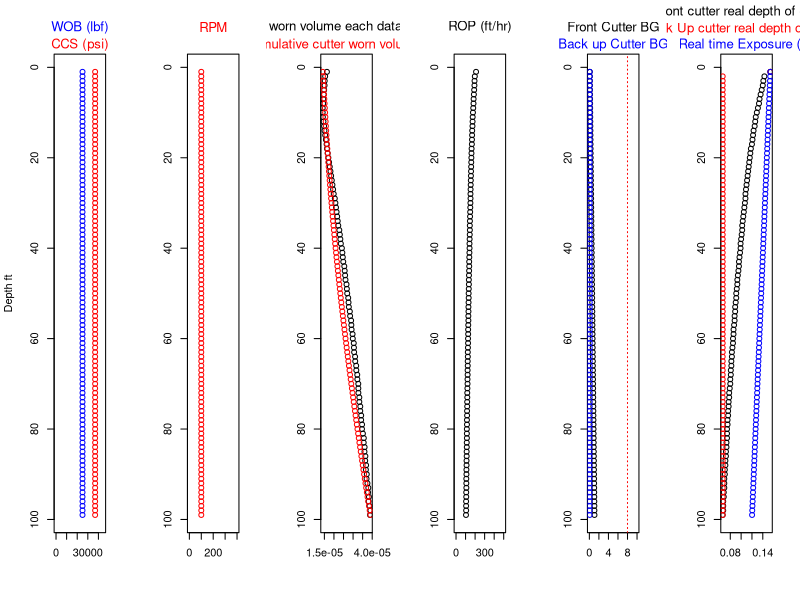

R code for this plot:
Db <- 8.5 #bit diameter
Re <- Db/((2^0.5)*2) # effective radius
Ce <- 1 # cutter front area efficiency
# WOB <- 25000 # weight on bit klbf
# RPM <- 100 #
# CCS <- 41000 # in psi
NOC <- 32 # number of cutters
Dc <- 0.5 # cutter diameter in inch
Rc <- Dc/2 #cutter radius in inch
BR <- 20 # Back Rake in angle
SR <- 0 # Side Rake in angle
wSTUD <- 0 # weight 1 STUD
wPDC <- 1 # weight 2 PDC
Emb_Length <- 0.2 # Cutter embedded length  
Lcutter <- 2 # cutter length in inch
CutterT <- 0.0276 # cutter thickness in inch
ROPcoff <- 300 # ROP coefficient  
BGThershold <- 8*(Lcutter-Emb_Length)*tan(BR*pi/180)/Dc

#---------------------------------------------
# Cutter Wear Flat Area Temprature parameters
# Tf <- 50 # fluid temprature in C
# kf <- 0.04 # cutter/rock friction coefficient
f <- 0.5 # thermal response function 
# alpha_f <- 1 # 
#---------------------------------------------
DataTimeInter <- 1 # sec
#-----------------------------BG Column

# BG <- read.csv("C:/Users/DASLAB Hareland 3/Desktop/R calc file/ROP drafts/BG.csv", header = T)
BG <- read.csv("../Drilling Simulator/Data_set/BG.csv", header = T)
BG <- 0.01*BG
Num_of_Data <- nrow(BG)
# BU_BG <- read.csv("C:/Users/DASLAB Hareland 3/Desktop/R calc file/ROP drafts/BU_BG.csv", header = T)
BU_BG <- read.csv("../Drilling Simulator/Data_set/BU_BG.csv", header = T)
BU_BG <- 0.01*BU_BG
Num_of_Data <- nrow(BU_BG)

EXPR_new <- 0.15 #Back up cutter exposed when both cutters are new
EXPR_realtime <- matrix(0,Num_of_Data,1)
colnames(EXPR_realtime) <- "inch"


#-----ROP (ft/hr)-----------------------------
ROP <- matrix(0,Num_of_Data,1)
ROP <- data.frame(ROP)
colnames(ROP) <- 'ROP (ft/hr)'
#----------------------------WOB Column
# WOB <- read.csv("C:/Users/DASLAB Hareland 3/Desktop/R calc file/ROP drafts/WOB.csv", header = T)
WOB <- read.csv("../Drilling Simulator/Data_set/WOB.csv", header = T)
WOC <- WOB/NOC
colnames(WOC) <- 'WOC,lbf'
#----------------------------RPM Column
# RPM <- read.csv("C:/Users/DASLAB Hareland 3/Desktop/R calc file/ROP drafts/RPM.csv", header = T)
RPM <- read.csv("../Drilling Simulator/Data_set/RPM.csv", header = T)
#----------------------------CCS Column
# CCS <- read.csv("C:/Users/DASLAB Hareland 3/Desktop/R calc file/ROP drafts/CCS.csv", header = T)
CCS <- read.csv("../Drilling Simulator/Data_set/CCS.csv", header = T)
#----------------------------Tf Column
# Tf <- read.csv("C:/Users/DASLAB Hareland 3/Desktop/R calc file/ROP drafts/Tf.csv", header = T)
Tf <- read.csv("../Drilling Simulator/Data_set/Tf.csv", header = T)
#----------------------------kf Column
# kf <- read.csv("C:/Users/DASLAB Hareland 3/Desktop/R calc file/ROP drafts/kf.csv", header = T)
kf <- read.csv("../Drilling Simulator/Data_set/Kf.csv", header = T)
#----------------------------alpha_f Column
# alpha_f <- read.csv("C:/Users/DASLAB Hareland 3/Desktop/R calc file/ROP drafts/alpha_f.csv", header = T)
alpha_f <- read.csv("../Drilling Simulator/Data_set/alpha_f.csv", header = T)
#----------------------------thermal response function 
# f <- read.csv("C:/Users/DASLAB Hareland 3/Desktop/R calc file/ROP drafts/f.csv", header = T)
f <- read.csv("../Drilling Simulator/Data_set/f.csv", header = T)
#----------------------------khf (w/cm/C) 
# khf <- read.csv("C:/Users/DASLAB Hareland 3/Desktop/R calc file/ROP drafts/khf.csv", header = T)
khf <- read.csv("../Drilling Simulator/Data_set/Khf.csv", header = T)
#----------------------------FN1 and FN2 
#normal forces on cutter and back up cutter
FN1 <- matrix(0,Num_of_Data,1)
colnames(FN1) <- "Lbf"
FN2 <- matrix(0,Num_of_Data,1)
colnames(FN2) <- "Lbf"
#=============Tw and BU_Tw
Tw <- matrix(0,Num_of_Data,1)
colnames(Tw) <- "c"
BU_Tw <- matrix(0,Num_of_Data,1)
colnames(BU_Tw) <- "c"

#-----Cutters work (base and backup)--
work1 <- matrix(0,Num_of_Data,1)
colnames(work1) <- "ft.Lbf"
work2 <- matrix(0,Num_of_Data,1)
colnames(work2) <- "ft.Lbf"
workT <- matrix(0,Num_of_Data,1)
colnames(workT) <- "ft.Lbf"
BU_work1 <- matrix(0,Num_of_Data,1)
colnames(BU_work1) <- "ft.Lbf"
BU_work2 <- matrix(0,Num_of_Data,1)
colnames(BU_work2) <- "ft.Lbf"
BU_workT <- matrix(0,Num_of_Data,1)
colnames(BU_workT) <- "ft.Lbf"

#average wear coff of PDC and STUD 1 and 2
#1
alphaAve <- matrix(0,Num_of_Data,1)
colnames(alphaAve) <- "(ft.Lbf)/inch3"
#2
BU_alphaAve <- matrix(0,Num_of_Data,1)
colnames(BU_alphaAve) <- "(ft.Lbf)/inch3"

#1
cutter_worn_vol_each_datapoint <- matrix(0,Num_of_Data,1)
colnames(cutter_worn_vol_each_datapoint) <- "inch3"
#2
BU_cutter_worn_vol_each_datapoint <- matrix(0,Num_of_Data,1)
colnames(BU_cutter_worn_vol_each_datapoint) <- "inch3"

#1
comulative_cutter_worn_vol <- matrix(0,Num_of_Data,1)
colnames(comulative_cutter_worn_vol) <- "inch3"
#2
BU_comulative_cutter_worn_vol <- matrix(0,Num_of_Data,1)
colnames(BU_comulative_cutter_worn_vol) <- "inch3"

wear_cof_PDC <- 350000000 # (ft.Lbf)/inch3 of pure PDC material
wear_cof_STUD <- 20000 # (ft.Lbf)/inch3 of pure STUD material

#----------------------------Cutter Velocity (m/s) Column
Cutter_Velocity <- 2*pi*RPM*Re*0.0254/60
colnames(Cutter_Velocity) <- 'Cutter_Velocity,m/s'
#----------------------------cutter wear flat length,L (cm) Column
cutter_wearflat_length <- (BG*Dc/8)/sin(pi*BR/180)*2.54
colnames(cutter_wearflat_length) <- 'cutter_wearflat_length,cm'
BU_cutter_wearflat_length <- (BU_BG*Dc/8)/sin(pi*BR/180)*2.54
colnames(BU_cutter_wearflat_length) <- 'BU_cutter_wearflat_length,cm'

NeedToCovered <- (WOB/NOC)/(CCS)
colnames(NeedToCovered) <- 'NeedToCovered'
Max_DOC_OnCutterFace <- (Dc)*cos(BR*pi/180) 
Max_DOC <- Max_DOC_OnCutterFace*cos(BR*pi/180)

#-------------------------------------------------------------------------
BGDc8 <- BG*Dc/8
colnames(BGDc8) <- 'BGDc8'
BGDc8Cos <- BGDc8*cos(BR*pi/180)
colnames(BGDc8Cos) <- 'BGDc8Cos'

BU_BGDc8 <- BU_BG*Dc/8
colnames(BU_BGDc8) <- 'BU_BGDc8'
BU_BGDc8Cos <- BU_BGDc8*cos(BR*pi/180)
colnames(BU_BGDc8Cos) <- 'BU_BGDc8Cos'

#difference between weighted area beneath the cutter and needed area to be covered
Diff_AwW_T_NeedToCovered <- 0 -NeedToCovered
colnames(Diff_AwW_T_NeedToCovered) <- 'Diff_AwW_T_NeedToCovered'

#-------------------------------------------------------------------------
#finding the depth of cut and BG/BU_BG
DOC_accuracy <- 0.0001 # accuracy for finding depth of cut
StepSize <- 0.001

wornVol_accuracy <- 0.0001 #cutter worn volume acuracy
addBG <- 0.01
#===================Cutter #1==================
#==============================================
DOC_real <- matrix(0,nrow=Num_of_Data,ncol=1)
AH_Matrix <- matrix(0,nrow=Num_of_Data,ncol=1)
AV_Matrix <- matrix(0,nrow=Num_of_Data,ncol=1)
DepthOfCut_P <- matrix(0,nrow=Num_of_Data,ncol=1)
DOC_OCF <- matrix(0,nrow=Num_of_Data,ncol=1)
AOCFClean <- matrix(0,nrow=Num_of_Data,ncol=1)
AWOBG <- matrix(0,nrow=Num_of_Data,ncol=1)
ACT <- matrix(0,nrow=Num_of_Data,ncol=1)
AH <- matrix(0,nrow=Num_of_Data,ncol=1)
AV <- matrix(0,nrow=Num_of_Data,ncol=1)
AwTotal <- matrix(0,nrow=Num_of_Data,ncol=1)
AwPDC <- matrix(0,nrow=Num_of_Data,ncol=1)
AwSTUD <- matrix(0,nrow=Num_of_Data,ncol=1)

#==============================================
#==============================================
#===================Cutter #2==================
#==============================================
BU_DOC_real <- matrix(0,nrow=Num_of_Data,ncol=1)
BU_AH_Matrix <- matrix(0,nrow=Num_of_Data,ncol=1)
BU_AV_Matrix <- matrix(0,nrow=Num_of_Data,ncol=1)
BU_DepthOfCut_P <- matrix(0,nrow=Num_of_Data,ncol=1)
BU_DOC_OCF <- matrix(0,nrow=Num_of_Data,ncol=1)
BU_AOCFClean <- matrix(0,nrow=Num_of_Data,ncol=1)
BU_AWOBG <- matrix(0,nrow=Num_of_Data,ncol=1)
BU_ACT <- matrix(0,nrow=Num_of_Data,ncol=1)
BU_AH <- matrix(0,nrow=Num_of_Data,ncol=1)
BU_AV <- matrix(0,nrow=Num_of_Data,ncol=1)
BU_AwTotal <- matrix(0,nrow=Num_of_Data,ncol=1)
BU_AwPDC <- matrix(0,nrow=Num_of_Data,ncol=1)
BU_AwSTUD <- matrix(0,nrow=Num_of_Data,ncol=1)
#==============================================
#==============================================

#1
cwv <- 0 # cutter worn volume counter "comulative"
#2
BU_cwv <- 0 # cutter worn volume counter "comulative" for back up cutter





























for (i in 1:Num_of_Data){
  
  
  # sprintf("i number is = %i", i) 
  
  DepthOfCut_P[i,1] <- BGDc8Cos[i,1]
  colnames(DepthOfCut_P) <- 'DepthOfCut_P'
  BU_DepthOfCut_P[i,1] <- BU_BGDc8Cos[i,1]
  colnames(BU_DepthOfCut_P) <- 'BU_DepthOfCut_P'
  j <- 0
  
  while(DepthOfCut_P[i,1] < Max_DOC && Diff_AwW_T_NeedToCovered[i,1] < DOC_accuracy){
    
    j <- j+1
    
    
    DepthOfCut_P[i,1] <- DepthOfCut_P[i,1] + StepSize
    
    cat("i=",i,"and J=",j, "\n")
    
    #=======================Cutter #1=========================
    #=========================================================
    #=========================================================
    #=========================================================
    #=========================================================
    
    DOC_OCF[i,1] <- DepthOfCut_P[i,1]/(cos(BR*pi/180));# print(DOC_OCF[1,1])
    colnames(DOC_OCF) <- 'DOC_OCF'
    # AreaOnCutterFaceClean = AOCFC
    AOCFClean[i,1] <- (Rc^2)*acos((Rc-DOC_OCF[i,1])/Rc)-(Rc-DOC_OCF[i,1])*(2*Rc*DOC_OCF[i,1]-(DOC_OCF[i,1])^2)^0.5;# print(AOCFClean[1,1])
    colnames(AOCFClean) <- 'AOCFClean'
    # AreaWornOutBG = AWOBG # worn out area on cutter face
    AWOBG[i,1] <- (Rc^2)*acos((Rc-BGDc8[i,1])/Rc)-(Rc-BGDc8[i,1])*(2*Rc*BGDc8[i,1]-(BGDc8[i,1])^2)^0.5; #print(AWOBG[1,1])
    colnames(AWOBG) <- 'AWOBG'
    #Area Cut Total = ACT # total aera on cutter face
    ACT[i,1] <- AOCFClean[i,1] -AWOBG[i,1]
    colnames(ACT) <- 'ACT'
    # area beneath the cutter
    AH[i,1] <- ACT[i,1]*sin(BR*pi/180)
    colnames(AH) <- 'AH'
    # area infront of cutter
    AV[i,1] <- ACT[i,1]*cos(BR*pi/180)*cos(SR*pi/180)
    colnames(AV) <- 'AV'
    
    #-----------------------------------------
    #calc for Aw total
    Aw1 <- (BG[i,1]*Dc/8)*cos(BR*pi/180)
    Aw2 <- (Aw1-Lcutter*cos((90-BR)*pi/180))/sin((90-BR)*pi/180)
    if (Aw2<0){Aw3 <- 0} else {Aw3 <- Aw2}
    Aw4 <- Aw1/sin((90-BR)*pi/180)
    if (Aw4<Dc){Aw5 <- Aw4} else {Aw5 <- Dc}
    Aw6 <- (Aw5-Rc)/Rc
    Aw7 <- (Aw3-Rc)/Rc
    Aw8 <- (Aw5-Rc)
    Aw9 <- (Aw3-Rc)
    Aw10 <- ((2*Rc*Aw5-Aw5^2)^0.5)/(Rc)^2
    Aw11 <- ((2*Rc*Aw3-Aw3^2)^0.5)/(Rc)^2
    Aw12 <- (Rc^2/2)*(asin(Aw6)+Aw8*Aw10)
    Aw13 <- (Rc^2/2)*(asin(Aw7)+Aw9*Aw11)
    Aw14 <- (Aw12-Aw13)*(2/cos((90-BR)*pi/180))
    AwTotal[i,1] <- Aw14
    
    AwPDC1 <- (BG[i,1]*Dc/8)*cos(BR*pi/180)
    AwPDC2 <- (Aw1-CutterT*cos((90-BR)*pi/180))/sin((90-BR)*pi/180)
    if (AwPDC2<0){AwPDC3 <- 0} else {AwPDC3 <- AwPDC2}
    AwPDC4 <- AwPDC1/sin((90-BR)*pi/180)
    if (AwPDC4<Dc){AwPDC5 <- AwPDC4} else {AwPDC5 <- Dc}
    AwPDC6 <- (AwPDC5-Rc)/Rc
    AwPDC7 <- (AwPDC3-Rc)/Rc
    AwPDC8 <- (AwPDC5-Rc)
    AwPDC9 <- (AwPDC3-Rc)
    AwPDC10 <- ((2*Rc*AwPDC5-AwPDC5^2)^0.5)/(Rc)^2
    AwPDC11 <- ((2*Rc*AwPDC3-AwPDC3^2)^0.5)/(Rc)^2
    AwPDC12 <- (Rc^2/2)*(asin(AwPDC6)+AwPDC8*AwPDC10)
    AwPDC13 <- (Rc^2/2)*(asin(AwPDC7)+AwPDC9*AwPDC11)
    AwPDC14 <- (AwPDC12-AwPDC13)*(2/cos((90-BR)*pi/180))
    AwPDC[i,1] <- AwPDC14
    
    AwSTUD[i,1] <- AwTotal[i,1]-AwPDC[i,1]
    AwW <- wSTUD*AwSTUD[i,1] + wPDC*AwPDC[i,1] + AH[i,1]
    #=========================================================
    #=========================================================
    #=========================================================
    #=========================================================
    #=======================Cutter #2=========================
    
    EXPR_realtime[i,1] <- EXPR_new - BGDc8Cos[i,1] + BU_BGDc8Cos[i,1]
    
    if (DepthOfCut_P[i,1] > EXPR_new+BU_BGDc8Cos[i,1]){
      
      BU_DepthOfCut_P[i,1] <- DepthOfCut_P[i,1] - EXPR_new
      
      BU_DOC_OCF[i,1] <- BU_DepthOfCut_P[i,1]/(cos(BR*pi/180))
      colnames(BU_DOC_OCF) <- 'BU_DOC_OCF'
      # AreaOnCutterFaceClean = AOCFC
      BU_AOCFClean[i,1] <- (Rc^2)*acos((Rc-BU_DOC_OCF[i,1])/Rc)-(Rc-BU_DOC_OCF[i,1])*(2*Rc*BU_DOC_OCF[i,1]-(BU_DOC_OCF[i,1])^2)^0.5
      colnames(BU_AOCFClean) <- 'BU_AOCFClean'
      # AreaWornOutBG = AWOBG # worn out area on cutter face
      BU_AWOBG[i,1] <- (Rc^2)*acos((Rc-BU_BGDc8[i,1])/Rc)-(Rc-BU_BGDc8[i,1])*(2*Rc*BU_BGDc8[i,1]-(BU_BGDc8[i,1])^2)^0.5
      colnames(BU_AWOBG) <- 'BU_AWOBG'
      #Area Cut Total = ACT # total aera on cutter face
      BU_ACT[i,1] <- BU_AOCFClean[i,1] -BU_AWOBG[i,1]
      colnames(BU_ACT) <- 'BU_ACT'
      # area beneath the cutter
      BU_AH[i,1] <- BU_ACT[i,1]*sin(BR*pi/180)
      colnames(BU_AH) <- 'BU_AH'
      # area infront of cutter
      BU_AV[i,1] <- BU_ACT[i,1]*cos(BR*pi/180)*cos(SR*pi/180)
      colnames(BU_AV) <- 'BU_AV'
      
      #-----------------------------------------
      #calc for Aw total
      BU_Aw1 <- (BU_BG[i,1]*Dc/8)*cos(BR*pi/180)
      BU_Aw2 <- (BU_Aw1-Lcutter*cos((90-BR)*pi/180))/sin((90-BR)*pi/180)
      if (BU_Aw2<0){BU_Aw3 <- 0} else {BU_Aw3 <- BU_Aw2}
      BU_Aw4 <- BU_Aw1/sin((90-BR)*pi/180)
      if (BU_Aw4<Dc){BU_Aw5 <- BU_Aw4} else {BU_Aw5 <- Dc}
      BU_Aw6 <- (BU_Aw5-Rc)/Rc
      BU_Aw7 <- (BU_Aw3-Rc)/Rc
      BU_Aw8 <- (BU_Aw5-Rc)
      BU_Aw9 <- (BU_Aw3-Rc)
      BU_Aw10 <- ((2*Rc*BU_Aw5-BU_Aw5^2)^0.5)/(Rc)^2
      BU_Aw11 <- ((2*Rc*BU_Aw3-BU_Aw3^2)^0.5)/(Rc)^2
      BU_Aw12 <- (Rc^2/2)*(asin(BU_Aw6)+BU_Aw8*BU_Aw10)
      BU_Aw13 <- (Rc^2/2)*(asin(BU_Aw7)+BU_Aw9*BU_Aw11)
      BU_Aw14 <- (BU_Aw12-BU_Aw13)*(2/cos((90-BR)*pi/180))
      BU_AwTotal[i,1] <- BU_Aw14
      
      BU_AwPDC1 <- (BU_BG[i,1]*Dc/8)*cos(BR*pi/180)
      BU_AwPDC2 <- (BU_Aw1-CutterT*cos((90-BR)*pi/180))/sin((90-BR)*pi/180)
      if (BU_AwPDC2<0){BU_AwPDC3 <- 0} else {BU_AwPDC3 <- BU_AwPDC2}
      BU_AwPDC4 <- BU_AwPDC1/sin((90-BR)*pi/180)
      if (BU_AwPDC4<Dc){BU_AwPDC5 <- BU_AwPDC4} else {BU_AwPDC5 <- Dc}
      BU_AwPDC6 <- (BU_AwPDC5-Rc)/Rc
      BU_AwPDC7 <- (BU_AwPDC3-Rc)/Rc
      BU_AwPDC8 <- (BU_AwPDC5-Rc)
      BU_AwPDC9 <- (BU_AwPDC3-Rc)
      BU_AwPDC10 <- ((2*Rc*BU_AwPDC5-BU_AwPDC5^2)^0.5)/(Rc)^2
      BU_AwPDC11 <- ((2*Rc*BU_AwPDC3-BU_AwPDC3^2)^0.5)/(Rc)^2
      BU_AwPDC12 <- (Rc^2/2)*(asin(BU_AwPDC6)+BU_AwPDC8*BU_AwPDC10)
      BU_AwPDC13 <- (Rc^2/2)*(asin(BU_AwPDC7)+BU_AwPDC9*BU_AwPDC11)
      BU_AwPDC14 <- (BU_AwPDC12-BU_AwPDC13)*(2/cos((90-BR)*pi/180))
      BU_AwPDC[i,1] <- BU_AwPDC14
      
      BU_AwSTUD[i,1] <- BU_AwTotal[i,1]-BU_AwPDC[i,1]
      BU_AwW <- wSTUD*BU_AwSTUD[i,1] + wPDC*BU_AwPDC[i,1] + BU_AH[i,1]
      
      
    } 
    else{
      
      BU_AwW <- 0
      
    }
    
    #=========================================================
    #=========================================================
    #=========================================================
    #=========================================================
    #=========================================================
    
    
    AwW_T=AwW+BU_AwW #total weighted area beneath the cutter
    Diff_AwW_T_NeedToCovered[i,1] <- AwW_T -NeedToCovered[i,1]
    # DepthOfCut_P[i,1] <- DepthOfCut_P[i,1] + StepSize
    #-------------------------------------------------------------------------
    
  }
  
  
  
  
  
  
  DOC_real[i,1] <- DepthOfCut_P[i,1]- BGDc8Cos[i,1]
  colnames(DOC_real) <- 'DOC_real'
  AH_Matrix[i,1] <- AH[i,1]
  colnames(AH) <- 'AH'
  AV_Matrix[i,1] <- AV[i,1]
  colnames(AV) <- 'AV'
  FN1[i,1] <- AwW/AwW_T
  
  if (DepthOfCut_P[i,1] > EXPR_new+BU_BGDc8Cos[i,1]){
    
    BU_DOC_real[i,1] <- BU_DepthOfCut_P[i,1]- BU_BGDc8Cos[i,1]
    colnames(BU_DOC_real) <- 'BU_DOC_real'
    BU_AH_Matrix[i,1] <- BU_AH[i,1]
    colnames(BU_AH) <- 'BU_AH'
    BU_AV_Matrix[i,1] <- BU_AV[i,1]
    colnames(BU_AV) <- 'BU_AV'
    FN2[i,1] <- BU_AwW/AwW_T
    
  }
  else{
    
    BU_DOC_real[i,1] <- 0
    colnames(BU_DOC_real) <- 'BU_DOC_real'
    BU_AH_Matrix[i,1] <- 0
    colnames(BU_AH) <- 'BU_AH'
    BU_AV_Matrix[i,1] <- 0
    colnames(BU_AV) <- 'BU_AV'
    FN2[i,1] <- 0
    
  }
  
  
  
  ROP[i,1] <- ROPcoff*(5*RPM[i,1]*Re*Ce*((AV_Matrix[i,1]+BU_AV_Matrix[i,1])/2)/(pi*Db*Db/4))
  
  
  
  
  
  
  
  #============================================WEAR AND TEMPRATURE================================================
  #============================================WEAR AND TEMPRATURE================================================
  #============================================WEAR AND TEMPRATURE================================================
  #============================================WEAR AND TEMPRATURE================================================
  #============================================WEAR AND TEMPRATURE================================================
  #============================================WEAR AND TEMPRATURE================================================
  
  if (EXPR_realtime[i,1] > 0){
    # calculations for cutter 1 and 2 for temprature and wear when the EXPR is not zero. Cutters are not in the same level.
    
    
    
    
    # for cutter 1
    ##############
    ##############
    ##############
    ##############
    cutter_wearflat_length[i,1] <- (BG[i,1]*Dc/8)/sin(pi*BR/180)*2.54
    colnames(cutter_wearflat_length) <- 'cutter_wearflat_length,cm'
    
    Tw[i,1] <- Tf[i,1]+((kf[i,1]*(FN1[i,1]*WOC[i,1])*Cutter_Velocity[i,1]*f[i,1])/(AwTotal[i,1]*6.4516))*
      ((1+(3*(pi^0.5)/4)*f[i,1]*khf[i,1]*(Cutter_Velocity[i,1]/(cutter_wearflat_length[i,1]*alpha_f[i,1]))^0.5)^-1)
    
    #============================================================wear function
    work1[i,1] <- (0.083*kf[i,1]*(FN1[i,1]*WOC[i,1])*RPM[i,1]*(2*pi*Re))*(DataTimeInter/60)
    work2[i,1] <- (0.083*Ce*AV_Matrix[i,1]*(2*pi*Re)*RPM[i,1]*CCS[i,1])*(DataTimeInter/60)
    workT[i,1] <- work1[i,1] + work2[i,1]
    alphaAve[i,1] <- (AwPDC[i,1]/AwTotal[i,1])*wear_cof_PDC+(AwSTUD[i,1]/AwTotal[i,1])*wear_cof_STUD
    cutter_worn_vol_each_datapoint[i,1] <- workT[i,1]/alphaAve[i,1]
    
    cwv <- cutter_worn_vol_each_datapoint[i,1]+ cwv
    comulative_cutter_worn_vol[i,1] <- cwv
    
    #calculate the BG by reverse cutter volume equation
    
    V_total_worn_theory <- 0
    
    while(V_total_worn_theory - comulative_cutter_worn_vol[i,1] < wornVol_accuracy){
      
      
      if (i==1){
        BG[i,1] <- BG[i,1] + addBG 
        
        
        V_total_worn_theory <- (-1)*((((Dc/2)^3)/tan(pi*BR/180))*
                                       ((((Dc/2)-(BG[i,1]*Dc/8))/(Dc/2))*acos((((Dc/2)-(BG[i,1]*Dc/8))/(Dc/2)))-
                                          ((1-((((Dc/2)-(BG[i,1]*Dc/8))/(Dc/2)))^2))^0.5)+(((Dc/2)^3)/3*tan(pi*BR/180))*
                                       ((1-((((Dc/2)-(BG[i,1]*Dc/8))/(Dc/2)))^2)^0.5)^3)
        
        cat("i==1 and For i=",i,"///   BG=",BG[i,1]," ///   CTWV=",comulative_cutter_worn_vol[i,1],
            "///   theoryV=",V_total_worn_theory,"///   diff=",V_total_worn_theory - comulative_cutter_worn_vol[i,1], "\n")
        
      } 
      else{
        BG[i,1] <- BG[i-1,1] + addBG
        
        # cat("BG=",BG[i,1])
        
        V_total_worn_theory <- (-1)*((((Dc/2)^3)/tan(pi*BR/180))*
                                       ((((Dc/2)-(BG[i,1]*Dc/8))/(Dc/2))*acos((((Dc/2)-(BG[i,1]*Dc/8))/(Dc/2)))-
                                          ((1-((((Dc/2)-(BG[i,1]*Dc/8))/(Dc/2)))^2))^0.5)+(((Dc/2)^3)/3*tan(pi*BR/180))*
                                       ((1-((((Dc/2)-(BG[i,1]*Dc/8))/(Dc/2)))^2)^0.5)^3)
        
        cat("i==1 and For i=",i,"///   BG=",BG[i,1]," ///   CTWV=",comulative_cutter_worn_vol[i,1],
            "///   theoryV=",V_total_worn_theory,"///   diff=",V_total_worn_theory - comulative_cutter_worn_vol[i,1], "\n")
        
      }
    }
    #update BG that is used for next ROP calculations
    BG[i+1,1] <- BG[i,1]
    
    
    
    
    
    
    
    
    
    
    
    
    
    
    #for cutter 2 or back up cutter ==== if it is engaged with formation or NOT
    ##############
    ##############
    ##############
    ##############
    
    if (DepthOfCut_P[i,1] > EXPR_new+BU_BGDc8Cos[i,1]){
      
      BU_cutter_wearflat_length[i,1] <- (BU_BG[i,1]*Dc/8)/sin(pi*BR/180)*2.54
      colnames(BU_cutter_wearflat_length) <- 'BU_cutter_wearflat_length,cm'
      
      BU_Tw[i,1] <- Tf[i,1]+((kf[i,1]*(FN2[i,1]*WOC[i,1])*Cutter_Velocity[i,1]*f[i,1])/(BU_AwTotal[i,1]*6.4516))*
        ((1+(3*(pi^0.5)/4)*f[i,1]*khf[i,1]*(Cutter_Velocity[i,1]/(BU_cutter_wearflat_length[i,1]*alpha_f[i,1]))^0.5)^-1)
      
      #============================================================wear function
      BU_work1[i,1] <- (0.083*kf[i,1]*(FN2[i,1]*WOC[i,1])*RPM[i,1]*(2*pi*Re))*(DataTimeInter/60)
      BU_work2[i,1] <- (0.083*Ce*BU_AV_Matrix[i,1]*(2*pi*Re)*RPM[i,1]*CCS[i,1])*(DataTimeInter/60)
      BU_workT[i,1] <- BU_work1[i,1] + BU_work2[i,1]
      BU_alphaAve[i,1] <- (BU_AwPDC[i,1]/BU_AwTotal[i,1])*wear_cof_PDC+(BU_AwSTUD[i,1]/BU_AwTotal[i,1])*wear_cof_STUD
      BU_cutter_worn_vol_each_datapoint[i,1] <- BU_workT[i,1]/BU_alphaAve[i,1]
      
      BU_cwv <- BU_cutter_worn_vol_each_datapoint[i,1]+ BU_cwv
      BU_comulative_cutter_worn_vol[i,1] <- BU_cwv
      
      #calculate the BU_BG by reverse cutter volume equation
      # wornVol_accuracy <- 0.001
      BU_V_total_worn_theory <- 0
      
      while(BU_V_total_worn_theory - BU_comulative_cutter_worn_vol[i,1] < wornVol_accuracy){
        
        if (i==1){
          BU_BG[i,1] <- BU_BG[i,1] + addBG
          
          BU_V_total_worn_theory <- (-1)*((((Dc/2)^3)/tan(pi*BR/180))*
                                            ((((Dc/2)-(BU_BG[i,1]*Dc/8))/(Dc/2))*acos((((Dc/2)-(BU_BG[i,1]*Dc/8))/(Dc/2)))-
                                               ((1-((((Dc/2)-(BU_BG[i,1]*Dc/8))/(Dc/2)))^2))^0.5)+(((Dc/2)^3)/3*tan(pi*BR/180))*
                                            ((1-((((Dc/2)-(BU_BG[i,1]*Dc/8))/(Dc/2)))^2)^0.5)^3)
          
          cat("i==1 and For i=",i,"///   BG=",BG[i,1]," ///   CTWV=",comulative_cutter_worn_vol[i,1],
              "///   theoryV=",V_total_worn_theory,"///   diff=",V_total_worn_theory - comulative_cutter_worn_vol[i,1], "\n")
        } 
        else{
          BU_BG[i,1] <- BU_BG[i-1,1] + addBG 
          
          BU_V_total_worn_theory <- (-1)*((((Dc/2)^3)/tan(pi*BR/180))*
                                            ((((Dc/2)-(BU_BG[i,1]*Dc/8))/(Dc/2))*acos((((Dc/2)-(BU_BG[i,1]*Dc/8))/(Dc/2)))-
                                               ((1-((((Dc/2)-(BU_BG[i,1]*Dc/8))/(Dc/2)))^2))^0.5)+(((Dc/2)^3)/3*tan(pi*BR/180))*
                                            ((1-((((Dc/2)-(BU_BG[i,1]*Dc/8))/(Dc/2)))^2)^0.5)^3)
          
          cat("i==1 and For i=",i,"///   BG=",BG[i,1]," ///   CTWV=",comulative_cutter_worn_vol[i,1],
              "///   theoryV=",V_total_worn_theory,"///   diff=",V_total_worn_theory - comulative_cutter_worn_vol[i,1], "\n")
        }
      }
      #update BG that is used for next ROP calculations
      BU_BG[i+1,1] <- BU_BG[i,1]
      
      
    }
    else{
      
      BU_BG[i+1,1] <- BU_BG[i,1]
      
    }
    
    
    
    
    
    
  }
  # if EXPR realtime achived 0 and both cutters are in same lavel, then:
  # calc BG1 and 2 seperatly and take an average and report it for both BGs
  else{
    
    
    # for cutter 1
    ##############
    ##############
    ##############
    ##############
    cutter_wearflat_length[i,1] <- (BG[i,1]*Dc/8)/sin(pi*BR/180)*2.54
    colnames(cutter_wearflat_length) <- 'cutter_wearflat_length,cm'
    
    Tw[i,1] <- Tf[i,1]+((kf[i,1]*FN1[i,1]*Cutter_Velocity[i,1]*f[i,1])/(AwTotal[i,1]*6.4516))*
      ((1+(3*(pi^0.5)/4)*f[i,1]*khf[i,1]*(Cutter_Velocity[i,1]/(cutter_wearflat_length[i,1]*alpha_f[i,1]))^0.5)^-1)
    
    #============================================================wear function
    work1[i,1] <- (0.083*kf[i,1]*FN1[i,1]*RPM[i,1]*(2*pi*Re))*(DataTimeInter/60)
    work2[i,1] <- (0.083*Ce*AV_Matrix[i,1]*(2*pi*Re)*RPM[i,1]*CCS[i,1])*(DataTimeInter/60)
    workT[i,1] <- work1[i,1] + work2[i,1]
    alphaAve[i,1] <- (AwPDC/AwTotal)*wear_cof_PDC+(AwSTUD/AwTotal)*wear_cof_STUD
    cutter_worn_vol_each_datapoint[i,1] <- workT[i,1]/alphaAve[i,1]
    
    cwv <- cutter_worn_vol_each_datapoint[i,1]+ cwv
    comulative_cutter_worn_vol[i,1] <- cwv
    
    #calculate the BG by reverse cutter volume equation
    # wornVol_accuracy <- 0.001
    V_total_worn_theory <- 0
    
    while(V_total_worn_theory - comulative_cutter_worn_vol[i,1] < wornVol_accuracy){
      
      if (i==1){
        BG[i,1] <- BG[i,1] + addBG
        
        V_total_worn_theory <- (-1)*((((Dc/2)^3)/tan(pi*BR/180))*
                                       ((((Dc/2)-(BG[i,1]*Dc/8))/(Dc/2))*acos((((Dc/2)-(BG[i,1]*Dc/8))/(Dc/2)))-
                                          ((1-((((Dc/2)-(BG[i,1]*Dc/8))/(Dc/2)))^2))^0.5)+(((Dc/2)^3)/3*tan(pi*BR/180))*
                                       ((1-((((Dc/2)-(BG[i,1]*Dc/8))/(Dc/2)))^2)^0.5)^3)
        
        cat("i==1 and For i=",i,"///   BG=",BG[i,1]," ///   CTWV=",comulative_cutter_worn_vol[i,1],
            "///   theoryV=",V_total_worn_theory,"///   diff=",V_total_worn_theory - comulative_cutter_worn_vol[i,1], "\n")
      } 
      else{
        BG[i,1] <- BG[i-1,1] + addBG 
        
        V_total_worn_theory <- (-1)*((((Dc/2)^3)/tan(pi*BR/180))*
                                       ((((Dc/2)-(BG[i,1]*Dc/8))/(Dc/2))*acos((((Dc/2)-(BG[i,1]*Dc/8))/(Dc/2)))-
                                          ((1-((((Dc/2)-(BG[i,1]*Dc/8))/(Dc/2)))^2))^0.5)+(((Dc/2)^3)/3*tan(pi*BR/180))*
                                       ((1-((((Dc/2)-(BG[i,1]*Dc/8))/(Dc/2)))^2)^0.5)^3)
        
        cat("i==1 and For i=",i,"///   BG=",BG[i,1]," ///   CTWV=",comulative_cutter_worn_vol[i,1],
            "///   theoryV=",V_total_worn_theory,"///   diff=",V_total_worn_theory - comulative_cutter_worn_vol[i,1], "\n")
      }
    }
    
    
    
    
    
    
    
    
    
    
    #for cutter 2 or back up cutter
    ##############
    ##############
    ##############
    ##############
    if (DepthOfCut_P[i,1] > EXPR_new+BU_BGDc8Cos[i,1]){
      
      BU_cutter_wearflat_length[i,1] <- (BU_BG[i,1]*Dc/8)/sin(pi*BR/180)*2.54
      colnames(BU_cutter_wearflat_length) <- 'BU_cutter_wearflat_length,cm'
      
      BU_Tw[i,1] <- Tf[i,1]+((kf[i,1]*FN2[i,1]*Cutter_Velocity[i,1]*f[i,1])/(BU_AwTotal[i,1]*6.4516))*
        ((1+(3*(pi^0.5)/4)*f[i,1]*khf[i,1]*(Cutter_Velocity[i,1]/(BU_cutter_wearflat_length[i,1]*alpha_f[i,1]))^0.5)^-1)
      
      #============================================================wear function
      BU_work1[i,1] <- (0.083*kf[i,1]*FN2[i,1]*RPM[i,1]*(2*pi*Re))*(DataTimeInter/60)
      BU_work2[i,1] <- (0.083*Ce*BU_AV_Matrix[i,1]*(2*pi*Re)*RPM[i,1]*CCS[i,1])*(DataTimeInter/60)
      BU_workT[i,1] <- BU_work1[i,1] + BU_work2[i,1]
      BU_alphaAve[i,1] <- (BU_AwPDC/BU_AwTotal)*wear_cof_PDC+(BU_AwSTUD/BU_AwTotal)*wear_cof_STUD
      BU_cutter_worn_vol_each_datapoint[i,1] <- BU_workT[i,1]/BU_alphaAve[i,1]
      
      BU_cwv <- BU_cutter_worn_vol_each_datapoint[i,1]+ BU_cwv
      BU_comulative_cutter_worn_vol[i,1] <- BU_cwv
      
      #calculate the BU_BG by reverse cutter volume equation
      # wornVol_accuracy <- 0.001
      BU_V_total_worn_theory <- 0
      
      while(BU_V_total_worn_theory - BU_comulative_cutter_worn_vol[i,1] < wornVol_accuracy){
        
        if (i==1){
          BU_BG[i,1] <- BU_BG[i,1] + addBG
          
          BU_V_total_worn_theory <- (-1)*((((Dc/2)^3)/tan(pi*BR/180))*
                                            ((((Dc/2)-(BU_BG[i,1]*Dc/8))/(Dc/2))*acos((((Dc/2)-(BU_BG[i,1]*Dc/8))/(Dc/2)))-
                                               ((1-((((Dc/2)-(BU_BG[i,1]*Dc/8))/(Dc/2)))^2))^0.5)+(((Dc/2)^3)/3*tan(pi*BR/180))*
                                            ((1-((((Dc/2)-(BU_BG[i,1]*Dc/8))/(Dc/2)))^2)^0.5)^3)
          
          cat("i==1 and For i=",i,"///   BG=",BG[i,1]," ///   CTWV=",comulative_cutter_worn_vol[i,1],
              "///   theoryV=",V_total_worn_theory,"///   diff=",V_total_worn_theory - comulative_cutter_worn_vol[i,1], "\n")
        } 
        else{
          BU_BG[i,1] <- BU_BG[i-1,1] + addBG 
          
          BU_V_total_worn_theory <- (-1)*((((Dc/2)^3)/tan(pi*BR/180))*
                                            ((((Dc/2)-(BU_BG[i,1]*Dc/8))/(Dc/2))*acos((((Dc/2)-(BU_BG[i,1]*Dc/8))/(Dc/2)))-
                                               ((1-((((Dc/2)-(BU_BG[i,1]*Dc/8))/(Dc/2)))^2))^0.5)+(((Dc/2)^3)/3*tan(pi*BR/180))*
                                            ((1-((((Dc/2)-(BU_BG[i,1]*Dc/8))/(Dc/2)))^2)^0.5)^3)
          
          cat("i==1 and For i=",i,"///   BG=",BG[i,1]," ///   CTWV=",comulative_cutter_worn_vol[i,1],
              "///   theoryV=",V_total_worn_theory,"///   diff=",V_total_worn_theory - comulative_cutter_worn_vol[i,1], "\n")
        }
      }
      
      
      
      #update BG and BU_BG by taking average of both
      
      BG[i+1,1] <- (BG[i,1]+BU_BG[i,1])/2
      BU_BG[i+1,1] <- (BG[i,1]+BU_BG[i,1])/2
      
      
    }
    else{
      
      BG[i+1,1] <- (BG[i,1]+BU_BG[i,1])/2
      BU_BG[i+1,1] <- (BG[i,1]+BU_BG[i,1])/2
    }
    
  }
  
  
  
  
  
  
  BGDc8[i+1,1] <- BG[i+1,1]*Dc/8
  BGDc8Cos[i+1,1] <- BGDc8[i+1,1]*cos(BR*pi/180)
  
  BU_BGDc8[i+1,1] <- BU_BG[i+1,1]*Dc/8
  BU_BGDc8Cos[i+1,1] <- BU_BGDc8[i+1,1]*cos(BR*pi/180)
  
  
  
}










#######################PLOTS
# #WOB
par(mfrow=c(1,6))
a <- data.frame(seq(1,Num_of_Data))
# #---------------------------------
plot(WOB[,1],a[,1], ylim = rev(range(a[,1])), ylab = "Depth ft", xlab = "", col="blue",
     pch=1,title(expression(main = "WOB (lbf)"), adj = 0.5, line = 2, col.main = "blue"),xlim = c(0,45000))
par(new=TRUE)
#CCS
plot(CCS[,1],a[,1], ylim = rev(range(a[,1])), axes=F, ylab = NA, xlab = NA,
     col="red",pch=1,title(expression(main = "CCS (psi)"), adj = 0.5, line = 0.7, col.main = "red"),xlim = c(0,50000))


# axis(side = 4)
# mtext(side = 4, line = 3, 'Number genes selected')
par(new=FALSE)


# #RPM
plot(RPM[,1],a[,1], ylim = rev(range(a[,1])),ylab = "",xlab = "",
     col="red",pch=1,title(expression(main = "RPM"), col.main = "red"),xlim = c(0,400))



#cutter_worn_vol_each_datapoint
plot(cutter_worn_vol_each_datapoint[,1],a[,1], ylim = rev(range(a[,1])),ylab = "",xlab = "",
     col="black",pch=1,title(expression(main = "Cutter worn volume each data point (in3)"), col.main = "black"))

par(new=TRUE)

plot(comulative_cutter_worn_vol[,1],a[,1], ylim = rev(range(a[,1])),ylab = "",xlab = "", axes=F,
     col="red",pch=1,title(expression(main = "Comulative cutter worn volume (in3)"), adj = 0.5, line = 0.7, col.main = "red"))



#ROP
plot(ROP[,1],a[,1], ylim = rev(range(a[,1])),ylab = "",xlab = "",
     col="black",pch=1,title(expression(main = "ROP (ft/hr)")),xlim = c(0,500))
par(new=FALSE)


#BG
plot(BG[1:99,1],a[,1], ylim = rev(range(a[,1])),ylab = "",xlab = "",
     col="black",pch=1,title(expression(main = "Front Cutter BG"), col.main = "black"),xlim = c(0,10))

par(new=TRUE)
#BU_BG
plot(BU_BG[1:99,1],a[,1], ylim = rev(range(a[,1])),ylab = "",xlab = "", axes=F,
     col="blue",pch=1,title(expression(main = "Back up Cutter BG"), adj = 0.5, line = 0.7, col.main = "blue"),xlim = c(0,10))
abline(v=8, col = "red", lty = 3)
par(new=FALSE)





#DOC_real
plot(DOC_real[,1],a[,1], ylim = rev(range(a[,1])),ylab = "",xlab = "",
     col="black",pch=1,title(expression(main = "Front cutter real depth of cut (in)"), adj = 0.5, line = 3.2, col.main = "black"))
par(new=TRUE)

#DOC_real
plot(BU_DOC_real[,1],a[,1], ylim = rev(range(a[,1])),ylab = "",xlab = "", axes=F,
     col="red",pch=1,title(expression(main = "Back Up cutter real depth of cut (in)"), adj = 0.5, line = 1.9, col.main = "red"))
par(new=TRUE)
# 
#EXPR_realtime
plot(EXPR_realtime[,1],a[,1], ylim = rev(range(a[,1])),ylab = "",xlab = "", axes=F,
     col="blue",pch=1,title(expression(main = "Real time Exposure (in)"), adj = 0.5, line = 0.7, col.main = "blue"),xlim = c(0,EXPR_new))








